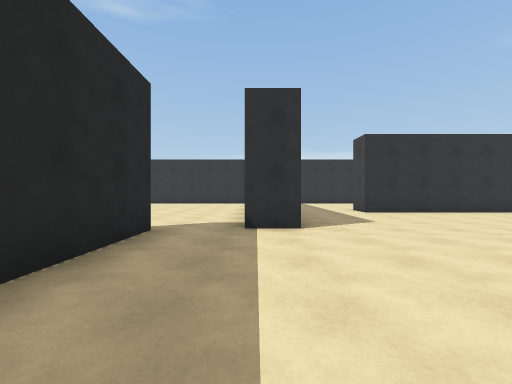
[1] (above)

24 first-person views from a walk through a scene from a Unity 3-D project. The camera is 1.3 m above the floor, looks level and sees 90° across. The floor is counted in squares, 2 m on a side. Each view is taken from the middle of a square. On the plan, view 1 faces up. The plan holds only what a view shows up to about 9 squares ahead; the rest is blank. The place goes on beyond the plan.

[2]
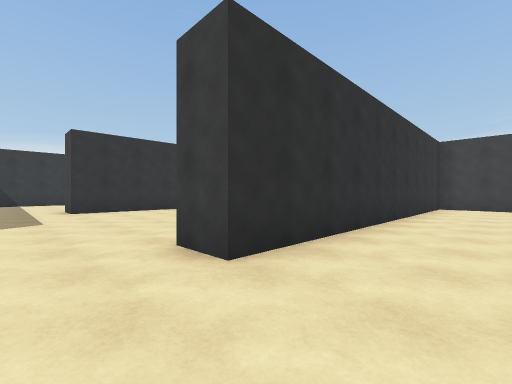

[3]
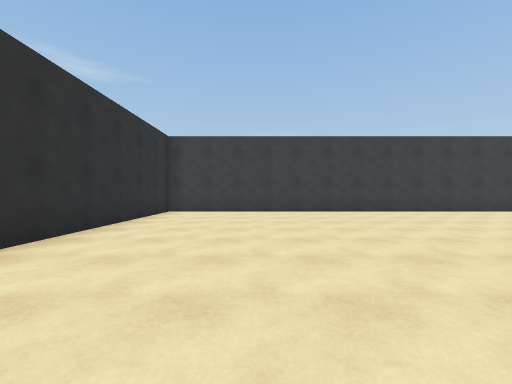

[4]
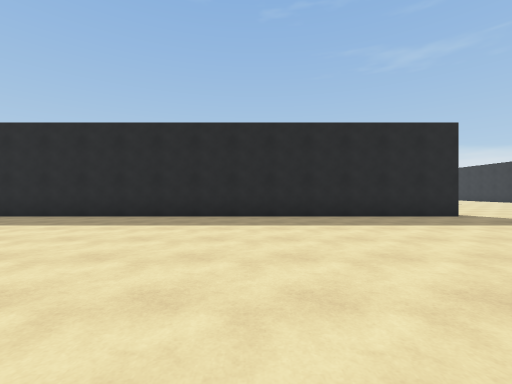

[5]
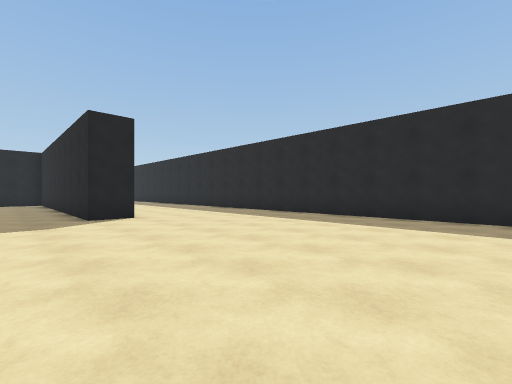

[6]
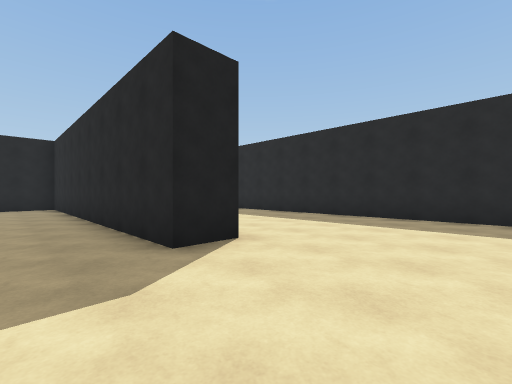

[7]
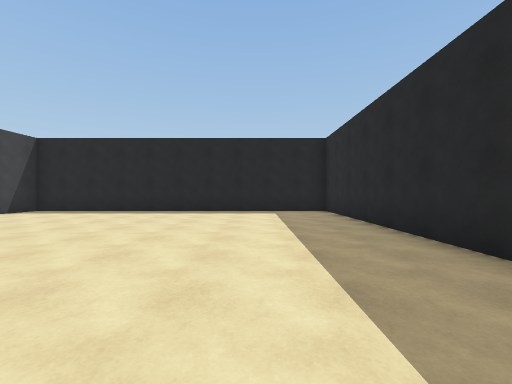

[8]
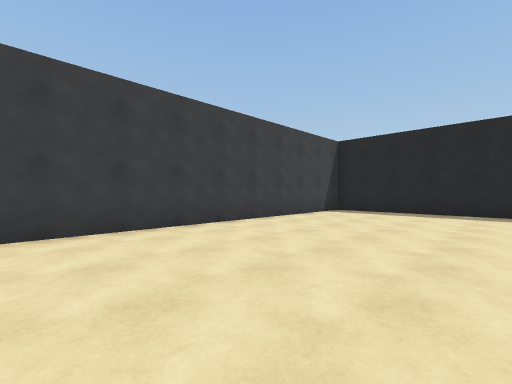

[9]
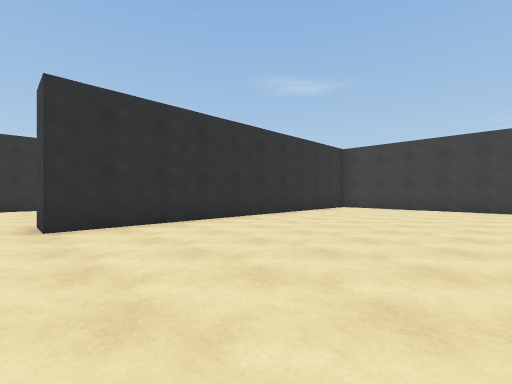

[10]
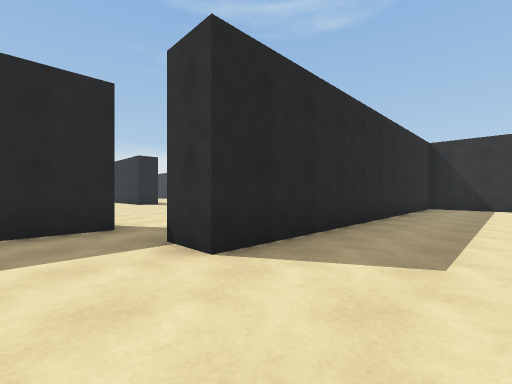

[11]
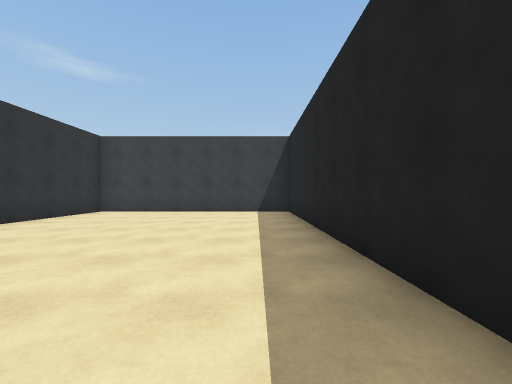

[12]
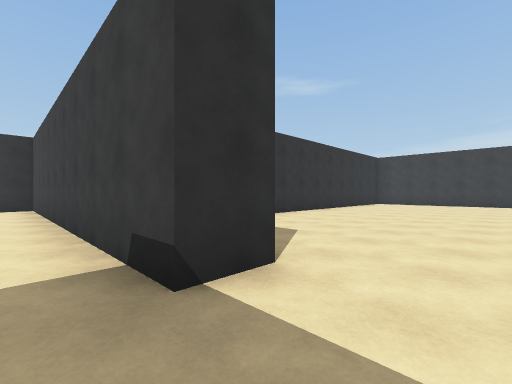

[13]
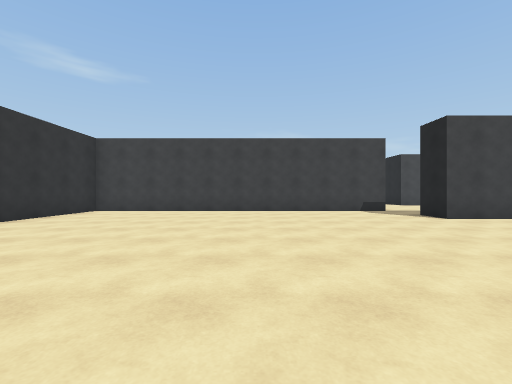

[14]
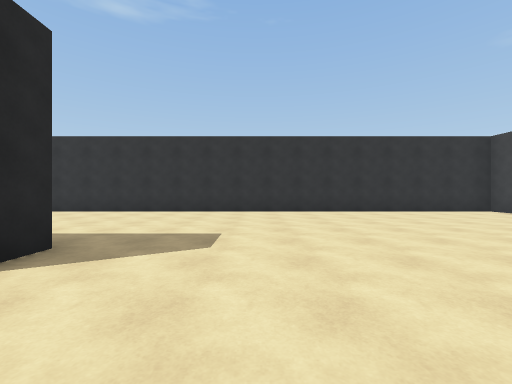

[15]
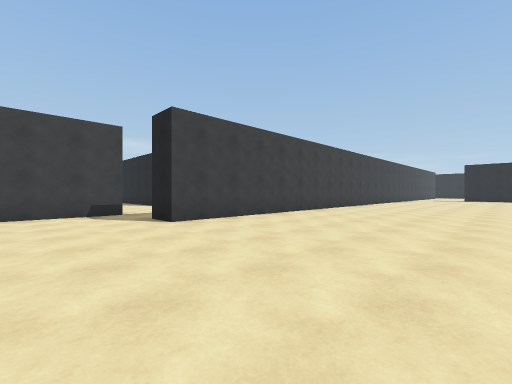

[16]
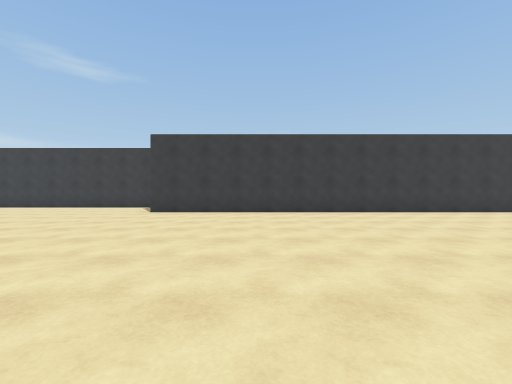

[17]
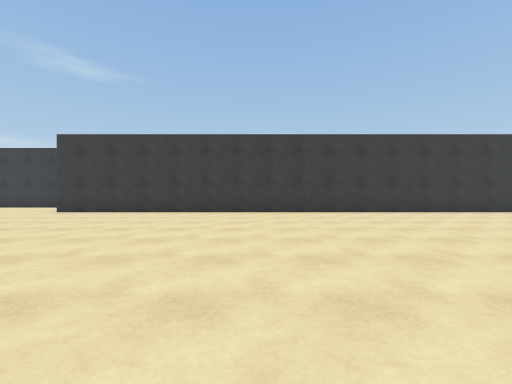

[18]
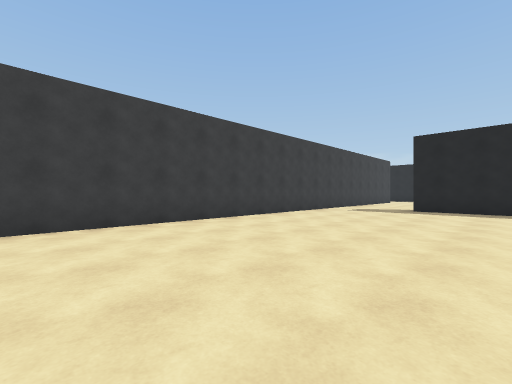

[19]
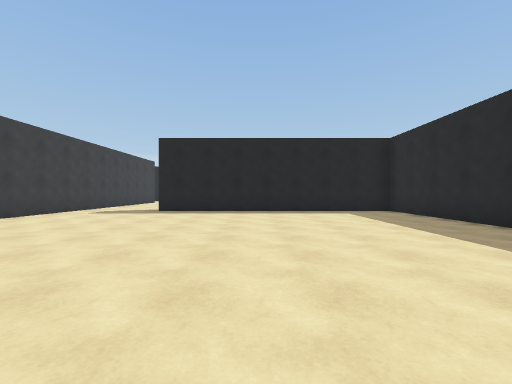

[20]
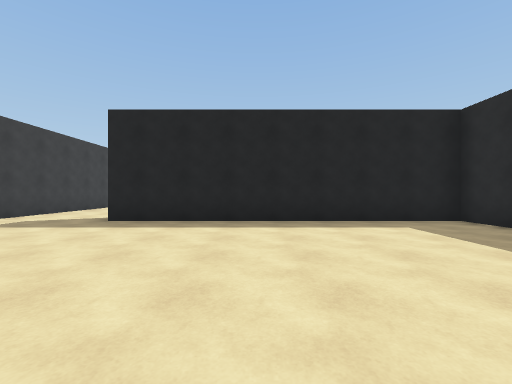

[21]
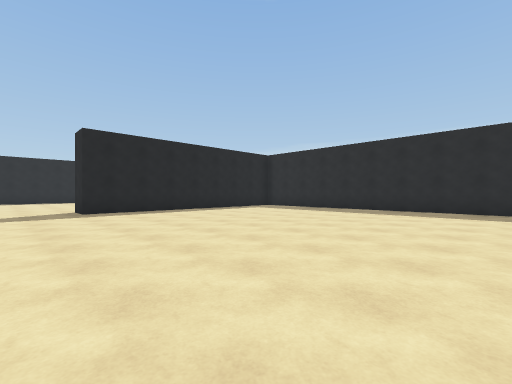

[22]
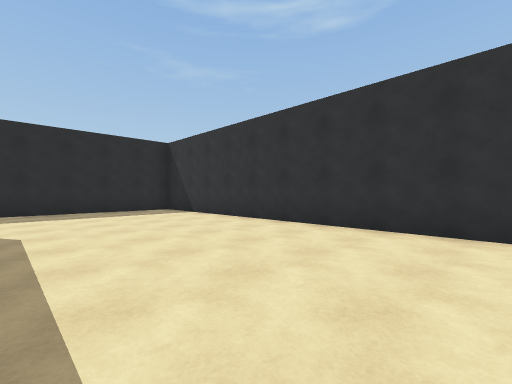

[23]
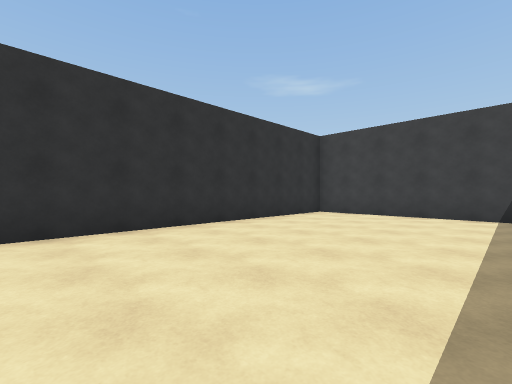

[24]
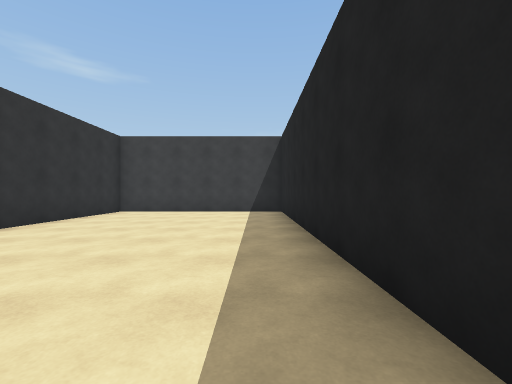

### Floor plan
Points are (right, up) in squares from view 1. A wall is a line through its corners. A room is listed if a view was taken in it or the views show most of it. See-through windows are left out.
Room 1 (views 1, 2, 3, 4, 5, 6, 7, 8, 9, 10, 11, 12, 22, 23, 24)
walls: (2.5, -8.7) (3.6, -8.7) (3.6, -17.8) (13.5, -17.8) (13.5, 0.9) (3.5, 0.9) (3.5, 2); (6, 1.9) (13.5, 1.9) (13.5, 8.1) (3.5, 8.1) (3.5, 9.1); (-1.8, 4.4) (-1.8, -12); (5.8, 9.1) (13.5, 9.1) (13.5, 14.5) (1.8, 14.5); (0.8, 13.6) (0.8, 4.5) (-0.2, 4.5)
ways out: opening at (-1, 4) to room 2
Room 2 (views 13, 14, 15, 16, 17, 18, 19, 20, 21)
walls: (-0.2, 4.5) (-0.2, 14.5) (-13.5, 14.5); (-10.3, 9) (-10.3, 8.2); (-13.5, -15.8) (-5.7, -15.8) (-5.7, -16.8); (-2.8, -17.5) (-2.8, 4.4) (-1.8, 4.4)
ways out: opening at (-1, 4) to room 1; opening at (-4, -17.7)

Where each view was taken, in squares from view 1:
view 1: 0 up, 0 right, facing up
view 2: 1 down, 2 right, facing up-right
view 3: 2 down, 5 right, facing right
view 4: 1 down, 5 right, facing left
view 5: 2 down, 5 right, facing down-left
view 6: 6 down, 5 right, facing down-left
view 7: 9 down, 6 right, facing down
view 8: 9 down, 9 right, facing down-right
view 9: 3 up, 3 right, facing up-right
view 10: 3 up, 3 right, facing up-left
view 11: 3 up, 5 right, facing right
view 12: 3 up, 1 left, facing up-right
view 13: 9 up, 9 left, facing right
view 14: 6 up, 8 left, facing up
view 15: 7 up, 8 left, facing down-right
view 16: 1 up, 11 left, facing right
view 17: 2 down, 11 left, facing right
view 18: 6 down, 8 left, facing down-right
view 19: 7 down, 9 left, facing down
view 20: 10 down, 9 left, facing down
view 21: 7 down, 4 left, facing down-left
view 22: 10 up, 10 right, facing up-left
view 23: 10 up, 6 right, facing up-right
view 24: 10 up, 5 right, facing right
